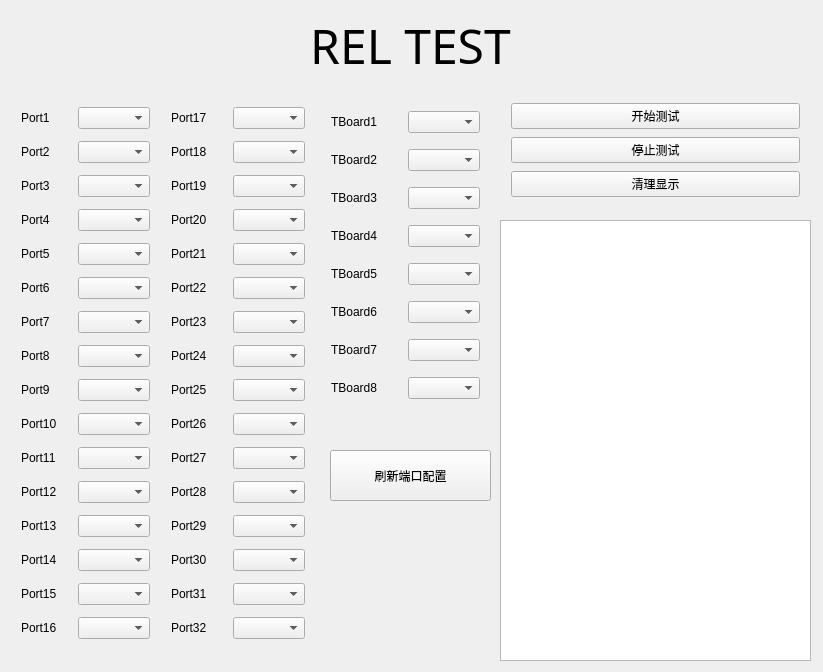
<?xml version="1.0" encoding="UTF-8"?>
<ui version="4.0">
 <class>MainWindow</class>
 <widget class="QMainWindow" name="MainWindow">
  <property name="geometry">
   <rect>
    <x>0</x>
    <y>0</y>
    <width>823</width>
    <height>672</height>
   </rect>
  </property>
  <property name="maximumSize">
   <size>
    <width>823</width>
    <height>672</height>
   </size>
  </property>
  <property name="font">
   <font>
    <family>.AppleSystemUIFont</family>
   </font>
  </property>
  <property name="windowTitle">
   <string/>
  </property>
  <widget class="QWidget" name="centralwidget">
   <widget class="QWidget" name="layoutWidget">
    <property name="geometry">
     <rect>
      <x>160</x>
      <y>90</y>
      <width>156</width>
      <height>572</height>
     </rect>
    </property>
    <layout class="QGridLayout" name="gridLayout_2">
     <item row="14" column="0">
      <widget class="QLabel" name="label_32">
       <property name="text">
        <string>Port31</string>
       </property>
      </widget>
     </item>
     <item row="5" column="0">
      <widget class="QLabel" name="label_30">
       <property name="text">
        <string>Port22</string>
       </property>
      </widget>
     </item>
     <item row="10" column="0">
      <widget class="QLabel" name="label_24">
       <property name="text">
        <string>Port27</string>
       </property>
      </widget>
     </item>
     <item row="1" column="1">
      <widget class="QComboBox" name="PortI"/>
     </item>
     <item row="7" column="0">
      <widget class="QLabel" name="label_23">
       <property name="text">
        <string>Port24</string>
       </property>
      </widget>
     </item>
     <item row="8" column="0">
      <widget class="QLabel" name="label_27">
       <property name="text">
        <string>Port25</string>
       </property>
      </widget>
     </item>
     <item row="11" column="0">
      <widget class="QLabel" name="label_29">
       <property name="text">
        <string>Port28</string>
       </property>
      </widget>
     </item>
     <item row="6" column="0">
      <widget class="QLabel" name="label_26">
       <property name="text">
        <string>Port23</string>
       </property>
      </widget>
     </item>
     <item row="11" column="1">
      <widget class="QComboBox" name="PortS"/>
     </item>
     <item row="1" column="0">
      <widget class="QLabel" name="label_28">
       <property name="text">
        <string>Port18</string>
       </property>
      </widget>
     </item>
     <item row="9" column="1">
      <widget class="QComboBox" name="PortQ"/>
     </item>
     <item row="2" column="1">
      <widget class="QComboBox" name="PortJ"/>
     </item>
     <item row="14" column="1">
      <widget class="QComboBox" name="PortV"/>
     </item>
     <item row="13" column="1">
      <widget class="QComboBox" name="PortU"/>
     </item>
     <item row="3" column="0">
      <widget class="QLabel" name="label_22">
       <property name="text">
        <string>Port20</string>
       </property>
      </widget>
     </item>
     <item row="7" column="1">
      <widget class="QComboBox" name="PortO"/>
     </item>
     <item row="8" column="1">
      <widget class="QComboBox" name="PortP"/>
     </item>
     <item row="3" column="1">
      <widget class="QComboBox" name="PortK"/>
     </item>
     <item row="13" column="0">
      <widget class="QLabel" name="label_17">
       <property name="text">
        <string>Port30</string>
       </property>
      </widget>
     </item>
     <item row="12" column="1">
      <widget class="QComboBox" name="PortT"/>
     </item>
     <item row="9" column="0">
      <widget class="QLabel" name="label_25">
       <property name="text">
        <string>Port26</string>
       </property>
      </widget>
     </item>
     <item row="2" column="0">
      <widget class="QLabel" name="label_18">
       <property name="text">
        <string>Port19</string>
       </property>
      </widget>
     </item>
     <item row="6" column="1">
      <widget class="QComboBox" name="PortN"/>
     </item>
     <item row="4" column="1">
      <widget class="QComboBox" name="PortL"/>
     </item>
     <item row="12" column="0">
      <widget class="QLabel" name="label_31">
       <property name="text">
        <string>Port29</string>
       </property>
      </widget>
     </item>
     <item row="5" column="1">
      <widget class="QComboBox" name="PortM"/>
     </item>
     <item row="10" column="1">
      <widget class="QComboBox" name="PortR"/>
     </item>
     <item row="4" column="0">
      <widget class="QLabel" name="label_20">
       <property name="text">
        <string>Port21</string>
       </property>
      </widget>
     </item>
     <item row="0" column="0">
      <widget class="QLabel" name="label_21">
       <property name="text">
        <string>Port17</string>
       </property>
      </widget>
     </item>
     <item row="0" column="1">
      <widget class="QComboBox" name="PortH"/>
     </item>
     <item row="15" column="1">
      <widget class="QComboBox" name="PortW"/>
     </item>
     <item row="15" column="0">
      <widget class="QLabel" name="label_19">
       <property name="text">
        <string>Port32</string>
       </property>
      </widget>
     </item>
    </layout>
   </widget>
   <widget class="QLabel" name="titlelabel">
    <property name="geometry">
     <rect>
      <x>10</x>
      <y>10</y>
      <width>801</width>
      <height>71</height>
     </rect>
    </property>
    <property name="font">
     <font>
      <family>STKaiti</family>
      <pointsize>36</pointsize>
     </font>
    </property>
    <property name="text">
     <string>REL TEST</string>
    </property>
    <property name="alignment">
     <set>Qt::AlignCenter</set>
    </property>
   </widget>
   <widget class="QTextEdit" name="MesDisplay">
    <property name="geometry">
     <rect>
      <x>500</x>
      <y>220</y>
      <width>311</width>
      <height>441</height>
     </rect>
    </property>
   </widget>
   <widget class="QWidget" name="layoutWidget">
    <property name="geometry">
     <rect>
      <x>10</x>
      <y>90</y>
      <width>151</width>
      <height>572</height>
     </rect>
    </property>
    <layout class="QGridLayout" name="gridLayout">
     <item row="14" column="0">
      <widget class="QLabel" name="label_15">
       <property name="text">
        <string>Port15</string>
       </property>
      </widget>
     </item>
     <item row="3" column="0">
      <widget class="QLabel" name="label_4">
       <property name="text">
        <string>Port4</string>
       </property>
      </widget>
     </item>
     <item row="11" column="1">
      <widget class="QComboBox" name="PortC"/>
     </item>
     <item row="6" column="1">
      <widget class="QComboBox" name="Port7"/>
     </item>
     <item row="0" column="0">
      <widget class="QLabel" name="label">
       <property name="text">
        <string>Port1</string>
       </property>
      </widget>
     </item>
     <item row="2" column="1">
      <widget class="QComboBox" name="Port3"/>
     </item>
     <item row="0" column="1">
      <widget class="QComboBox" name="Port1"/>
     </item>
     <item row="5" column="0">
      <widget class="QLabel" name="label_6">
       <property name="text">
        <string>Port6</string>
       </property>
      </widget>
     </item>
     <item row="7" column="1">
      <widget class="QComboBox" name="Port8"/>
     </item>
     <item row="1" column="0">
      <widget class="QLabel" name="label_2">
       <property name="text">
        <string>Port2</string>
       </property>
      </widget>
     </item>
     <item row="4" column="0">
      <widget class="QLabel" name="label_5">
       <property name="text">
        <string>Port5</string>
       </property>
      </widget>
     </item>
     <item row="8" column="0">
      <widget class="QLabel" name="label_9">
       <property name="text">
        <string>Port9</string>
       </property>
      </widget>
     </item>
     <item row="9" column="1">
      <widget class="QComboBox" name="PortA"/>
     </item>
     <item row="11" column="0">
      <widget class="QLabel" name="label_12">
       <property name="text">
        <string>Port12</string>
       </property>
      </widget>
     </item>
     <item row="10" column="0">
      <widget class="QLabel" name="label_11">
       <property name="text">
        <string>Port11</string>
       </property>
      </widget>
     </item>
     <item row="7" column="0">
      <widget class="QLabel" name="label_8">
       <property name="text">
        <string>Port8</string>
       </property>
      </widget>
     </item>
     <item row="8" column="1">
      <widget class="QComboBox" name="Port9"/>
     </item>
     <item row="3" column="1">
      <widget class="QComboBox" name="Port4"/>
     </item>
     <item row="9" column="0">
      <widget class="QLabel" name="label_10">
       <property name="text">
        <string>Port10</string>
       </property>
      </widget>
     </item>
     <item row="2" column="0">
      <widget class="QLabel" name="label_3">
       <property name="text">
        <string>Port3</string>
       </property>
      </widget>
     </item>
     <item row="12" column="1">
      <widget class="QComboBox" name="PortD"/>
     </item>
     <item row="13" column="1">
      <widget class="QComboBox" name="PortE"/>
     </item>
     <item row="10" column="1">
      <widget class="QComboBox" name="PortB"/>
     </item>
     <item row="5" column="1">
      <widget class="QComboBox" name="Port6"/>
     </item>
     <item row="4" column="1">
      <widget class="QComboBox" name="Port5"/>
     </item>
     <item row="1" column="1">
      <widget class="QComboBox" name="Port2"/>
     </item>
     <item row="12" column="0">
      <widget class="QLabel" name="label_13">
       <property name="text">
        <string>Port13</string>
       </property>
      </widget>
     </item>
     <item row="14" column="1">
      <widget class="QComboBox" name="PortF"/>
     </item>
     <item row="6" column="0">
      <widget class="QLabel" name="label_7">
       <property name="text">
        <string>Port7</string>
       </property>
      </widget>
     </item>
     <item row="13" column="0">
      <widget class="QLabel" name="label_14">
       <property name="text">
        <string>Port14</string>
       </property>
      </widget>
     </item>
     <item row="15" column="1">
      <widget class="QComboBox" name="PortG"/>
     </item>
     <item row="15" column="0">
      <widget class="QLabel" name="label_16">
       <property name="text">
        <string>Port16</string>
       </property>
      </widget>
     </item>
    </layout>
   </widget>
   <widget class="QWidget" name="layoutWidget">
    <property name="geometry">
     <rect>
      <x>500</x>
      <y>90</y>
      <width>311</width>
      <height>121</height>
     </rect>
    </property>
    <layout class="QVBoxLayout" name="verticalLayout">
     <item>
      <widget class="QPushButton" name="BeginButton">
       <property name="text">
        <string>开始测试</string>
       </property>
      </widget>
     </item>
     <item>
      <widget class="QPushButton" name="StopButton">
       <property name="text">
        <string>停止测试</string>
       </property>
      </widget>
     </item>
     <item>
      <widget class="QPushButton" name="ClearButton">
       <property name="text">
        <string>清理显示</string>
       </property>
      </widget>
     </item>
    </layout>
   </widget>
   <widget class="QWidget" name="layoutWidget">
    <property name="geometry">
     <rect>
      <x>320</x>
      <y>90</y>
      <width>171</width>
      <height>330</height>
     </rect>
    </property>
    <layout class="QGridLayout" name="gridLayout_4">
     <item row="2" column="0">
      <widget class="QLabel" name="label_39">
       <property name="text">
        <string>TBoard3</string>
       </property>
      </widget>
     </item>
     <item row="0" column="0">
      <widget class="QLabel" name="label_37">
       <property name="text">
        <string>TBoard1</string>
       </property>
      </widget>
     </item>
     <item row="5" column="0">
      <widget class="QLabel" name="label_42">
       <property name="text">
        <string>TBoard6</string>
       </property>
      </widget>
     </item>
     <item row="1" column="0">
      <widget class="QLabel" name="label_38">
       <property name="text">
        <string>TBoard2</string>
       </property>
      </widget>
     </item>
     <item row="5" column="1">
      <widget class="QComboBox" name="Tboard6"/>
     </item>
     <item row="4" column="0">
      <widget class="QLabel" name="label_41">
       <property name="text">
        <string>TBoard5</string>
       </property>
      </widget>
     </item>
     <item row="7" column="1">
      <widget class="QComboBox" name="Tboard8"/>
     </item>
     <item row="1" column="1">
      <widget class="QComboBox" name="Tboard2"/>
     </item>
     <item row="6" column="1">
      <widget class="QComboBox" name="Tboard7"/>
     </item>
     <item row="6" column="0">
      <widget class="QLabel" name="label_43">
       <property name="text">
        <string>TBoard7</string>
       </property>
      </widget>
     </item>
     <item row="3" column="0">
      <widget class="QLabel" name="label_40">
       <property name="text">
        <string>TBoard4</string>
       </property>
      </widget>
     </item>
     <item row="0" column="1">
      <widget class="QComboBox" name="Tboard1"/>
     </item>
     <item row="3" column="1">
      <widget class="QComboBox" name="Tboard4"/>
     </item>
     <item row="4" column="1">
      <widget class="QComboBox" name="Tboard5"/>
     </item>
     <item row="2" column="1">
      <widget class="QComboBox" name="Tboard3"/>
     </item>
     <item row="7" column="0">
      <widget class="QLabel" name="label_44">
       <property name="text">
        <string>TBoard8</string>
       </property>
      </widget>
     </item>
    </layout>
   </widget>
   <widget class="QPushButton" name="RePortButton">
    <property name="geometry">
     <rect>
      <x>330</x>
      <y>450</y>
      <width>161</width>
      <height>51</height>
     </rect>
    </property>
    <property name="text">
     <string>刷新端口配置</string>
    </property>
   </widget>
  </widget>
 </widget>
 <layoutdefault spacing="6" margin="11"/>
 <resources/>
 <connections/>
</ui>
